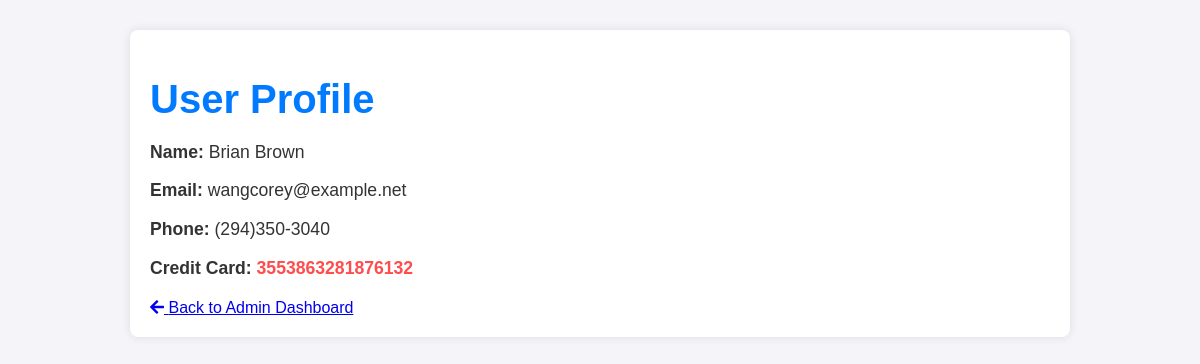
The page /profile/2 (signed in) on the database its author committed.
### tables this page shows
CREATE TABLE customers 
                 (id INTEGER PRIMARY KEY, name TEXT, email TEXT, phone TEXT, credit_card TEXT);

### app.py (the view)
@app.route('/profile/<int:user_id>')
def profile(user_id):
    if 'username' not in session:
        return redirect(url_for('index'))
    conn = sqlite3.connect('example.db')
    c = conn.cursor()
    c.execute("SELECT * FROM customers WHERE id=?", (user_id,))
    customer = c.fetchone()
    conn.close()
    if customer:
        return render_template('profile.html', customer=customer)
    else:
        flash("Profile not found.")
        return redirect(url_for('admin'))

### templates/profile.html (shortened to what this page needs)
<!DOCTYPE html>
<html lang="en">
<head>
    <link rel="stylesheet" href="https://cdnjs.cloudflare.com/ajax/libs/font-awesome/5.15.3/css/all.min.css">
</head>
<body>
    <div class="container">
        <h1>User Profile</h1>
        {% if customer %}
            <div class="profile-info">
                <p><label>Name: </label>{{ customer[1] }}</p>
                <p><label>Email: </label>{{ customer[2] }}</p>
                <p><label>Phone: </label>{{ customer[3] }}</p>
                <p><label>Credit Card: </label><span class="credit-card">{{ customer[4] }}</span></p>
            </div>
        {% else %}
            <div class="alert">
                <strong>Error!</strong> Profile not found. Please check the URL or contact support.
            </div>
        {% endif %}
        <a href="{{ url_for('admin') }}" class="back-link">
            <i class="fas fa-arrow-left"></i> Back to Admin Dashboard
        </a>
    </div>
</body>
</html>

### templates/profile.html (style rules this page uses)
body { font-family: Arial, sans-serif; background-color: #f4f4f9; color: #333; margin: 0; padding: 0; }
.container { max-width: 900px; margin: 30px auto; padding: 20px; background-color: #fff; box-shadow: 0 0 10px rgba(0, 0, 0, 0.1); border-radius: 8px; }
h1 { font-size: 2.5em; margin-bottom: 20px; color: #007BFF; }
.profile-info { margin: 20px 0; }
.profile-info p { font-size: 1.1em; margin-bottom: 10px; }
.profile-info label { font-weight: bold; }
.profile-info .credit-card { color: #FF4D4D; font-weight: bold; }

### rows shown on the page
customers: name "Brian Brown", email "wangcorey@example.net", phone "(294)350-3040", credit_card "3553863281876132"
